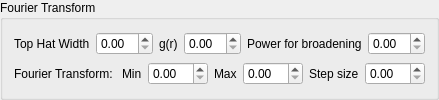
           <widget class="QGroupBox" name="groupBox_4">
            <property name="sizePolicy">
             <sizepolicy hsizetype="Preferred" vsizetype="Minimum">
              <horstretch>0</horstretch>
              <verstretch>0</verstretch>
             </sizepolicy>
            </property>
            <property name="title">
             <string>Fourier Transform</string>
            </property>
            <layout class="QVBoxLayout" name="verticalLayout_13">
             <item>
              <layout class="QHBoxLayout" name="horizontalLayout_12">
               <item>
                <widget class="QLabel" name="topHatWidthLabel">
                 <property name="text">
                  <string>Top Hat Width</string>
                 </property>
                </widget>
               </item>
               <item>
                <widget class="QDoubleSpinBox" name="topHatWidthSpinBox">
                 <property name="sizePolicy">
                  <sizepolicy hsizetype="Expanding" vsizetype="Fixed">
                   <horstretch>0</horstretch>
                   <verstretch>0</verstretch>
                  </sizepolicy>
                 </property>
                </widget>
               </item>
               <item>
                <widget class="QLabel" name="broadeningFunctionLabel">
                 <property name="text">
                  <string>g(r)</string>
                 </property>
                </widget>
               </item>
               <item>
                <widget class="QDoubleSpinBox" name="broadeningFunctionSpinBox">
                 <property name="sizePolicy">
                  <sizepolicy hsizetype="Expanding" vsizetype="Fixed">
                   <horstretch>0</horstretch>
                   <verstretch>0</verstretch>
                  </sizepolicy>
                 </property>
                </widget>
               </item>
               <item>
                <widget class="QLabel" name="broadeningPowerLabel">
                 <property name="text">
                  <string>Power for broadening</string>
                 </property>
                </widget>
               </item>
               <item>
                <widget class="QDoubleSpinBox" name="broadeningPowerSpinBox">
                 <property name="sizePolicy">
                  <sizepolicy hsizetype="Expanding" vsizetype="Fixed">
                   <horstretch>0</horstretch>
                   <verstretch>0</verstretch>
                  </sizepolicy>
                 </property>
                </widget>
               </item>
              </layout>
             </item>
             <item>
              <layout class="QHBoxLayout" name="horizontalLayout_13">
               <item>
                <widget class="QLabel" name="fourierTransformLabel">
                 <property name="sizePolicy">
                  <sizepolicy hsizetype="Preferred" vsizetype="Minimum">
                   <horstretch>0</horstretch>
                   <verstretch>0</verstretch>
                  </sizepolicy>
                 </property>
                 <property name="text">
                  <string>Fourier Transform: </string>
                 </property>
                </widget>
               </item>
               <item>
                <widget class="QLabel" name="minLabel">
                 <property name="text">
                  <string>Min</string>
                 </property>
                </widget>
               </item>
               <item>
                <widget class="QDoubleSpinBox" name="minSpinBox">
                 <property name="sizePolicy">
                  <sizepolicy hsizetype="Expanding" vsizetype="Fixed">
                   <horstretch>0</horstretch>
                   <verstretch>0</verstretch>
                  </sizepolicy>
                 </property>
                </widget>
               </item>
               <item>
                <widget class="QLabel" name="maxLabel">
                 <property name="text">
                  <string>Max</string>
                 </property>
                </widget>
               </item>
               <item>
                <widget class="QDoubleSpinBox" name="maxSpinBox">
                 <property name="sizePolicy">
                  <sizepolicy hsizetype="Expanding" vsizetype="Fixed">
                   <horstretch>0</horstretch>
                   <verstretch>0</verstretch>
                  </sizepolicy>
                 </property>
                </widget>
               </item>
               <item>
                <widget class="QLabel" name="stepLabel">
                 <property name="text">
                  <string>Step size</string>
                 </property>
                </widget>
               </item>
               <item>
                <widget class="QDoubleSpinBox" name="stepSizeSpinBox">
                 <property name="sizePolicy">
                  <sizepolicy hsizetype="Expanding" vsizetype="Fixed">
                   <horstretch>0</horstretch>
                   <verstretch>0</verstretch>
                  </sizepolicy>
                 </property>
                </widget>
               </item>
              </layout>
             </item>
            </layout>
           </widget>
